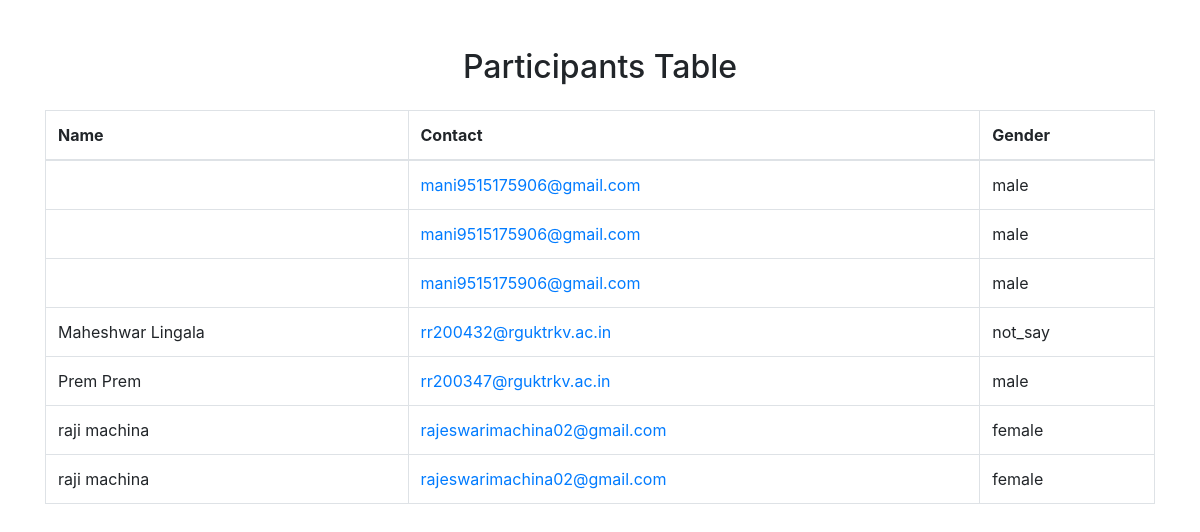
The page /showParticipants/1 on the database its author committed.
### authentication/models.py (models this page shows, shortened)
class Registration(models.Model):
    event = models.ForeignKey(Event, on_delete=models.CASCADE, related_name='registrations')
    user = models.ForeignKey(Profile, on_delete=models.CASCADE, related_name='registrations')
    registered_at = models.DateTimeField(auto_now_add=True)

class Profile(models.Model):
    user = models.OneToOneField(User, on_delete=models.CASCADE)
    role = models.CharField(max_length=50, choices=[('student', 'Student'), ('faculty', 'Faculty'), ('organizer','Oraganizer')], default='student')
    gender = models.CharField(max_length=50, choices=[('male', 'Male'), ('female', 'Female'), ('not_say', 'Prefer not to say')], blank=True, null=True)

### authentication/views.py (the view)
# urls.py: path('showParticipants/<int:event_id>',showParticipants,name='showParticipants'),
def showParticipants(request,event_id):
	registrations=Registration.objects.filter(event=Event.objects.get(id=event_id))
	return render(request,'authentication/participants.html',{'participants':registrations})

### authentication/templates/authentication/participants.html (shortened to what this page needs)
<!DOCTYPE html>
<html lang="en">
<head>
    <link rel="stylesheet" href="https://stackpath.bootstrapcdn.com/bootstrap/4.5.2/css/bootstrap.min.css">
</head>
<body>
    <div class="container mt-5">
        <h2 class="text-center mb-4">Participants Table</h2>
        <table class="table table-bordered">
            <thead>
                <tr>
                    <th>Name</th>
                    <th>Contact</th>
                    <th>Gender</th>
                </tr>
            </thead>
            <tbody>
                {% for participant in participants %}
                <tr>
                    <td>{{participant.user.user.get_full_name}}</td>
                    <td><a href="mailto:{{participant.user.user.email}}"> {{participant.user.user.email}}</a></td>
                    <td>{{participant.user.gender}}</td>
                </tr>
                {% endfor %}
            </tbody>
        </table>
    </div>
</body>
</html>

### rows shown on the page
Registration: user.user.email "mani9515175906@gmail.com", user.gender "male"
Registration: user.user.email "mani9515175906@gmail.com", user.gender "male"
Registration: user.user.email "mani9515175906@gmail.com", user.gender "male"
Registration: user.user.get_full_name "Maheshwar Lingala", user.user.email "rr200432@rguktrkv.ac.in", user.gender "not_say"
Registration: user.user.get_full_name "Prem Prem", user.user.email "rr200347@rguktrkv.ac.in", user.gender "male"
Registration: user.user.get_full_name "raji machina", user.user.email "rajeswarimachina02@gmail.com", user.gender "female"
Registration: user.user.get_full_name "raji machina", user.user.email "rajeswarimachina02@gmail.com", user.gender "female"
